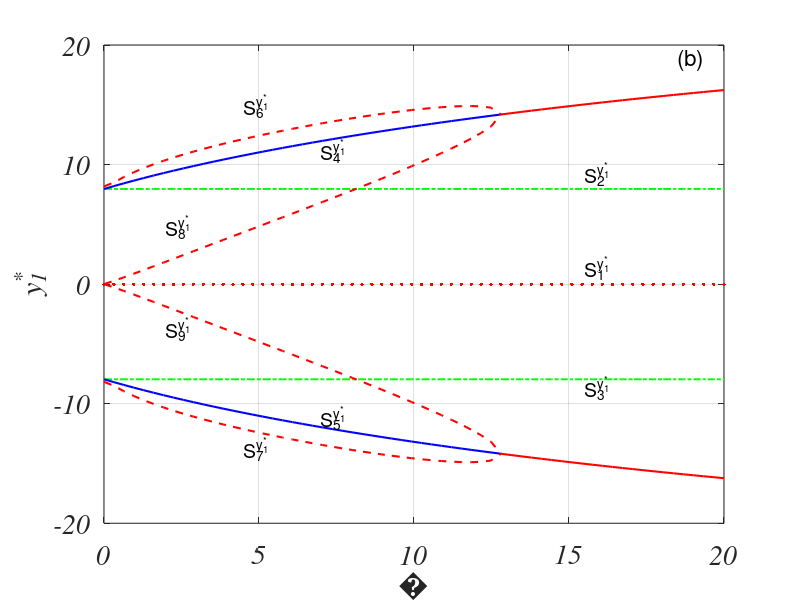

Write the MATLAB code that produced this figure.
% This code plots the various y1 components of the fixed point solutions of the coupled system as a
% function of the coupling strength c=Ex=Ez.

clear all
close all 
clc

c=0.0000001:((12.804114685453-0.0000001)/40)+0:12.804114685453; % first semgment of the coupling strength range.  Plotting in piece enable us to change the solution branch colors depending on their nature.
% c=-5:((0+5)/30):0;
% c=0.0000001:(0.00444-0.0000001)/10:0.00444;
% c=12.804114685453:((20-12.804114685453)/30)+0:20; % second segment of the coupling strength range.
% cp=c;
sol1=zeros(length(c),1);
sol2=zeros(length(c),1);
sol3=zeros(length(c),1);
sol4=zeros(length(c),1);
sol5=zeros(length(c),1);
sol6=zeros(length(c),1);
sol7=zeros(length(c),1);
sol8=zeros(length(c),1);
sol9=zeros(length(c),1);

for k=1:length(c)
    
% syms x1 y1 z1 x2 y2 z2 Ex Ez 
% eqn1=10*(y1-x1)+c(k)*(x2-x1)==0;
% eqn2=24.76*x1-y1-x1*z1==0;
% eqn3=-(8/3)*z1+x1*y1+c(k)*(z2-z1)==0;
% eqn4=10*(y2-x2)+c(k)*(x1-x2)==0;
% eqn5=24.76*x2-y2-x2*z2==0;
% eqn6=-(8/3)*z2+x2*y2+c(k)*(z1-z2)==0;
% 
% S=solve([eqn1,eqn2,eqn3,eqn4,eqn5,eqn6],[x1,y1,z1,x2,y2,z2]);
% S.x1;
% S.y1;
% S.z1;
% S.x2;
% S.y2;
% S.z2;
% solutions=[S.x1,S.y1,S.z1,S.x2,S.y2,S.z2];
% sol1(k,1)=solutions(3,2);
% sol2(k,1)=solutions(2,2);
% sol3(k,1)=solutions(1,2);
% sol4(k,1)=solutions(4,2);
% sol5(k,1)=solutions(5,2);
% sol6(k,1)=solutions(6,2);
% sol7(k,1)=solutions(8,2);
% sol8(k,1)=solutions(7,2);
% sol9(k,1)=solutions(9,2);


sol1(k,1)=(12*11^(1/2))/5;
sol2(k,1)=-(12*11^(1/2))/5;
sol3(k,1)=0;
sol4(k,1)=0.5*(-0.085333333333333333333333333333333*(c(k) + 5.0)*(5.0*c(k) - 594.0))^(1/2);
sol5(k,1)=-0.5*(-0.085333333333333333333333333333333*(c(k) + 5.0)*(5.0*c(k) - 594.0))^(1/2);
sol6(k,1)=(0.5*(75.0*c(k)^4 + 19921.0*c(k)^3 + 333830.0*c(k)^2 + 1593800.0*c(k) + 2376000.0)*((0.021333333333333333333333333333333*(3.0*c(k) + 4.0)*((200.0*(40192.0*c(k) - 25.0*(0.0064*(75.0*c(k)^2 + 2476.0*c(k) + 23760.0)*(- 15.0*c(k)^3 - 115.0*c(k)^2 + 2076.0*c(k) + 23760.0))^(1/2) + 3414.0*c(k)^2 + 47520.0))/(3.0*c(k)^2 + 38.0*c(k) + 80.0) - 89100.0*c(k) - 14969.0*c(k)^2 + 75.0*c(k)^3 + (15.0*c(k)^2*(40192.0*c(k) - 25.0*(0.0064*(75.0*c(k)^2 + 2476.0*c(k) + 23760.0)*(- 15.0*c(k)^3 - 115.0*c(k)^2 + 2076.0*c(k) + 23760.0))^(1/2) + 3414.0*c(k)^2 + 47520.0))/(3.0*c(k)^2 + 38.0*c(k) + 80.0) + (115.0*c(k)*(40192.0*c(k) - 25.0*(0.0064*(75.0*c(k)^2 + 2476.0*c(k) + 23760.0)*(- 15.0*c(k)^3 - 115.0*c(k)^2 + 2076.0*c(k) + 23760.0))^(1/2) + 3414.0*c(k)^2 + 47520.0))/(3.0*c(k)^2 + 38.0*c(k) + 80.0)))/((c(k) + 10.0)*(3.0*c(k) + 8.0)))^(1/2))/(c(k)*(c(k) + 10.0)*(75.0*c(k)^2 + 2851.0*c(k) + 24760.0)) - (2.5*(3.0*c(k)^2 + 23.0*c(k) + 40.0)*(40192.0*c(k) - 25.0*(0.0064*(75.0*c(k)^2 + 2476.0*c(k) + 23760.0)*(- 15.0*c(k)^3 - 115.0*c(k)^2 + 2076.0*c(k) + 23760.0))^(1/2) + 3414.0*c(k)^2 + 47520.0)*((0.021333333333333333333333333333333*(3.0*c(k) + 4.0)*((200.0*(40192.0*c(k) - 25.0*(0.0064*(75.0*c(k)^2 + 2476.0*c(k) + 23760.0)*(- 15.0*c(k)^3 - 115.0*c(k)^2 + 2076.0*c(k) + 23760.0))^(1/2) + 3414.0*c(k)^2 + 47520.0))/(3.0*c(k)^2 + 38.0*c(k) + 80.0) - 89100.0*c(k) - 14969.0*c(k)^2 + 75.0*c(k)^3 + (15.0*c(k)^2*(40192.0*c(k) - 25.0*(0.0064*(75.0*c(k)^2 + 2476.0*c(k) + 23760.0)*(- 15.0*c(k)^3 - 115.0*c(k)^2 + 2076.0*c(k) + 23760.0))^(1/2) + 3414.0*c(k)^2 + 47520.0))/(3.0*c(k)^2 + 38.0*c(k) + 80.0) + (115.0*c(k)*(40192.0*c(k) - 25.0*(0.0064*(75.0*c(k)^2 + 2476.0*c(k) + 23760.0)*(- 15.0*c(k)^3 - 115.0*c(k)^2 + 2076.0*c(k) + 23760.0))^(1/2) + 3414.0*c(k)^2 + 47520.0))/(3.0*c(k)^2 + 38.0*c(k) + 80.0)))/((c(k) + 10.0)*(3.0*c(k) + 8.0)))^(1/2))/(c(k)*(3.0*c(k)^2 + 38.0*c(k) + 80.0)*(75.0*c(k)^2 + 2851.0*c(k) + 24760.0));
sol7(k,1)=(2.5*(3.0*c(k)^2 + 23.0*c(k) + 40.0)*(40192.0*c(k) - 25.0*(0.0064*(75.0*c(k)^2 + 2476.0*c(k) + 23760.0)*(- 15.0*c(k)^3 - 115.0*c(k)^2 + 2076.0*c(k) + 23760.0))^(1/2) + 3414.0*c(k)^2 + 47520.0)*((0.021333333333333333333333333333333*(3.0*c(k) + 4.0)*((200.0*(40192.0*c(k) - 25.0*(0.0064*(75.0*c(k)^2 + 2476.0*c(k) + 23760.0)*(- 15.0*c(k)^3 - 115.0*c(k)^2 + 2076.0*c(k) + 23760.0))^(1/2) + 3414.0*c(k)^2 + 47520.0))/(3.0*c(k)^2 + 38.0*c(k) + 80.0) - 89100.0*c(k) - 14969.0*c(k)^2 + 75.0*c(k)^3 + (15.0*c(k)^2*(40192.0*c(k) - 25.0*(0.0064*(75.0*c(k)^2 + 2476.0*c(k) + 23760.0)*(- 15.0*c(k)^3 - 115.0*c(k)^2 + 2076.0*c(k) + 23760.0))^(1/2) + 3414.0*c(k)^2 + 47520.0))/(3.0*c(k)^2 + 38.0*c(k) + 80.0) + (115.0*c(k)*(40192.0*c(k) - 25.0*(0.0064*(75.0*c(k)^2 + 2476.0*c(k) + 23760.0)*(- 15.0*c(k)^3 - 115.0*c(k)^2 + 2076.0*c(k) + 23760.0))^(1/2) + 3414.0*c(k)^2 + 47520.0))/(3.0*c(k)^2 + 38.0*c(k) + 80.0)))/((c(k) + 10.0)*(3.0*c(k) + 8.0)))^(1/2))/(c(k)*(3.0*c(k)^2 + 38.0*c(k) + 80.0)*(75.0*c(k)^2 + 2851.0*c(k) + 24760.0)) - (0.5*(75.0*c(k)^4 + 19921.0*c(k)^3 + 333830.0*c(k)^2 + 1593800.0*c(k) + 2376000.0)*((0.021333333333333333333333333333333*(3.0*c(k) + 4.0)*((200.0*(40192.0*c(k) - 25.0*(0.0064*(75.0*c(k)^2 + 2476.0*c(k) + 23760.0)*(- 15.0*c(k)^3 - 115.0*c(k)^2 + 2076.0*c(k) + 23760.0))^(1/2) + 3414.0*c(k)^2 + 47520.0))/(3.0*c(k)^2 + 38.0*c(k) + 80.0) - 89100.0*c(k) - 14969.0*c(k)^2 + 75.0*c(k)^3 + (15.0*c(k)^2*(40192.0*c(k) - 25.0*(0.0064*(75.0*c(k)^2 + 2476.0*c(k) + 23760.0)*(- 15.0*c(k)^3 - 115.0*c(k)^2 + 2076.0*c(k) + 23760.0))^(1/2) + 3414.0*c(k)^2 + 47520.0))/(3.0*c(k)^2 + 38.0*c(k) + 80.0) + (115.0*c(k)*(40192.0*c(k) - 25.0*(0.0064*(75.0*c(k)^2 + 2476.0*c(k) + 23760.0)*(- 15.0*c(k)^3 - 115.0*c(k)^2 + 2076.0*c(k) + 23760.0))^(1/2) + 3414.0*c(k)^2 + 47520.0))/(3.0*c(k)^2 + 38.0*c(k) + 80.0)))/((c(k) + 10.0)*(3.0*c(k) + 8.0)))^(1/2))/(c(k)*(c(k) + 10.0)*(75.0*c(k)^2 + 2851.0*c(k) + 24760.0));
sol8(k,1)=(0.5*(75.0*c(k)^4 + 19921.0*c(k)^3 + 333830.0*c(k)^2 + 1593800.0*c(k) + 2376000.0)*((0.021333333333333333333333333333333*(3.0*c(k) + 4.0)*((200.0*(40192.0*c(k) + 25.0*(0.0064*(75.0*c(k)^2 + 2476.0*c(k) + 23760.0)*(- 15.0*c(k)^3 - 115.0*c(k)^2 + 2076.0*c(k) + 23760.0))^(1/2) + 3414.0*c(k)^2 + 47520.0))/(3.0*c(k)^2 + 38.0*c(k) + 80.0) - 89100.0*c(k) - 14969.0*c(k)^2 + 75.0*c(k)^3 + (15.0*c(k)^2*(40192.0*c(k) + 25.0*(0.0064*(75.0*c(k)^2 + 2476.0*c(k) + 23760.0)*(- 15.0*c(k)^3 - 115.0*c(k)^2 + 2076.0*c(k) + 23760.0))^(1/2) + 3414.0*c(k)^2 + 47520.0))/(3.0*c(k)^2 + 38.0*c(k) + 80.0) + (115.0*c(k)*(40192.0*c(k) + 25.0*(0.0064*(75.0*c(k)^2 + 2476.0*c(k) + 23760.0)*(- 15.0*c(k)^3 - 115.0*c(k)^2 + 2076.0*c(k) + 23760.0))^(1/2) + 3414.0*c(k)^2 + 47520.0))/(3.0*c(k)^2 + 38.0*c(k) + 80.0)))/((c(k) + 10.0)*(3.0*c(k) + 8.0)))^(1/2))/(c(k)*(c(k) + 10.0)*(75.0*c(k)^2 + 2851.0*c(k) + 24760.0)) - (2.5*(3.0*c(k)^2 + 23.0*c(k) + 40.0)*(40192.0*c(k) + 25.0*(0.0064*(75.0*c(k)^2 + 2476.0*c(k) + 23760.0)*(- 15.0*c(k)^3 - 115.0*c(k)^2 + 2076.0*c(k) + 23760.0))^(1/2) + 3414.0*c(k)^2 + 47520.0)*((0.021333333333333333333333333333333*(3.0*c(k) + 4.0)*((200.0*(40192.0*c(k) + 25.0*(0.0064*(75.0*c(k)^2 + 2476.0*c(k) + 23760.0)*(- 15.0*c(k)^3 - 115.0*c(k)^2 + 2076.0*c(k) + 23760.0))^(1/2) + 3414.0*c(k)^2 + 47520.0))/(3.0*c(k)^2 + 38.0*c(k) + 80.0) - 89100.0*c(k) - 14969.0*c(k)^2 + 75.0*c(k)^3 + (15.0*c(k)^2*(40192.0*c(k) + 25.0*(0.0064*(75.0*c(k)^2 + 2476.0*c(k) + 23760.0)*(- 15.0*c(k)^3 - 115.0*c(k)^2 + 2076.0*c(k) + 23760.0))^(1/2) + 3414.0*c(k)^2 + 47520.0))/(3.0*c(k)^2 + 38.0*c(k) + 80.0) + (115.0*c(k)*(40192.0*c(k) + 25.0*(0.0064*(75.0*c(k)^2 + 2476.0*c(k) + 23760.0)*(- 15.0*c(k)^3 - 115.0*c(k)^2 + 2076.0*c(k) + 23760.0))^(1/2) + 3414.0*c(k)^2 + 47520.0))/(3.0*c(k)^2 + 38.0*c(k) + 80.0)))/((c(k) + 10.0)*(3.0*c(k) + 8.0)))^(1/2))/(c(k)*(3.0*c(k)^2 + 38.0*c(k) + 80.0)*(75.0*c(k)^2 + 2851.0*c(k) + 24760.0));
sol9(k,1)=(2.5*(3.0*c(k)^2 + 23.0*c(k) + 40.0)*(40192.0*c(k) + 25.0*(0.0064*(75.0*c(k)^2 + 2476.0*c(k) + 23760.0)*(- 15.0*c(k)^3 - 115.0*c(k)^2 + 2076.0*c(k) + 23760.0))^(1/2) + 3414.0*c(k)^2 + 47520.0)*((0.021333333333333333333333333333333*(3.0*c(k) + 4.0)*((200.0*(40192.0*c(k) + 25.0*(0.0064*(75.0*c(k)^2 + 2476.0*c(k) + 23760.0)*(- 15.0*c(k)^3 - 115.0*c(k)^2 + 2076.0*c(k) + 23760.0))^(1/2) + 3414.0*c(k)^2 + 47520.0))/(3.0*c(k)^2 + 38.0*c(k) + 80.0) - 89100.0*c(k) - 14969.0*c(k)^2 + 75.0*c(k)^3 + (15.0*c(k)^2*(40192.0*c(k) + 25.0*(0.0064*(75.0*c(k)^2 + 2476.0*c(k) + 23760.0)*(- 15.0*c(k)^3 - 115.0*c(k)^2 + 2076.0*c(k) + 23760.0))^(1/2) + 3414.0*c(k)^2 + 47520.0))/(3.0*c(k)^2 + 38.0*c(k) + 80.0) + (115.0*c(k)*(40192.0*c(k) + 25.0*(0.0064*(75.0*c(k)^2 + 2476.0*c(k) + 23760.0)*(- 15.0*c(k)^3 - 115.0*c(k)^2 + 2076.0*c(k) + 23760.0))^(1/2) + 3414.0*c(k)^2 + 47520.0))/(3.0*c(k)^2 + 38.0*c(k) + 80.0)))/((c(k) + 10.0)*(3.0*c(k) + 8.0)))^(1/2))/(c(k)*(3.0*c(k)^2 + 38.0*c(k) + 80.0)*(75.0*c(k)^2 + 2851.0*c(k) + 24760.0)) - (0.5*(75.0*c(k)^4 + 19921.0*c(k)^3 + 333830.0*c(k)^2 + 1593800.0*c(k) + 2376000.0)*((0.021333333333333333333333333333333*(3.0*c(k) + 4.0)*((200.0*(40192.0*c(k) + 25.0*(0.0064*(75.0*c(k)^2 + 2476.0*c(k) + 23760.0)*(- 15.0*c(k)^3 - 115.0*c(k)^2 + 2076.0*c(k) + 23760.0))^(1/2) + 3414.0*c(k)^2 + 47520.0))/(3.0*c(k)^2 + 38.0*c(k) + 80.0) - 89100.0*c(k) - 14969.0*c(k)^2 + 75.0*c(k)^3 + (15.0*c(k)^2*(40192.0*c(k) + 25.0*(0.0064*(75.0*c(k)^2 + 2476.0*c(k) + 23760.0)*(- 15.0*c(k)^3 - 115.0*c(k)^2 + 2076.0*c(k) + 23760.0))^(1/2) + 3414.0*c(k)^2 + 47520.0))/(3.0*c(k)^2 + 38.0*c(k) + 80.0) + (115.0*c(k)*(40192.0*c(k) + 25.0*(0.0064*(75.0*c(k)^2 + 2476.0*c(k) + 23760.0)*(- 15.0*c(k)^3 - 115.0*c(k)^2 + 2076.0*c(k) + 23760.0))^(1/2) + 3414.0*c(k)^2 + 47520.0))/(3.0*c(k)^2 + 38.0*c(k) + 80.0)))/((c(k) + 10.0)*(3.0*c(k) + 8.0)))^(1/2))/(c(k)*(c(k) + 10.0)*(75.0*c(k)^2 + 2851.0*c(k) + 24760.0));
 
end

% save FPy sol1p sol2p sol3p sol4p sol5p sol6p sol7p sol8p sol9p cp     % These save solution values of y1 when c=12.8--20.
load FPy                                                                % FPy contains the solution values of y1 for c=12.8--20.

plot(c,sol1, '-.g', 'LineWidth',1.4)
hold on
plot(c,sol2, '-.g', 'LineWidth',1.4)
plot(c,sol3, '.r', 'MarkerSize',8.0)
plot(c,sol4, '-b', 'LineWidth',1.5)
plot(c,sol5, '-b', 'LineWidth',1.5)
plot(c,sol6, '--r', 'LineWidth',1.5)
plot(c,sol7, '--r', 'LineWidth',1.5)
plot(c,sol8, '--r', 'LineWidth',1.5)
plot(c,sol9, '--r', 'LineWidth',1.5)

plot(cp,sol1p, '-.g', 'LineWidth',1.4)
plot(cp,sol2p, '-.g', 'LineWidth',1.4)
plot(cp,sol3p, '.r', 'MarkerSize',8.0)
plot(cp,sol4p, '-r', 'LineWidth',1.5)
plot(cp,sol5p, '-r', 'LineWidth',1.5)
set(gca,'FontSize',20,'FontName','Times','fontangle','italic')
xlabel([char(949)])
ylabel('y_1^*')  
set(gca,'YTick',-20:10:20)
set(gca,'XTick',0:5:20)
text(15.5,1.4,'S_1^{y_1^*}','FontSize',14)
text(15.5,9.3,'S_2^{y_1^*}','FontSize',14)
text(15.5,-8.6,'S_3^{y_1^*}','FontSize',14)
text(7,11.2,'S_4^{y_1^*}','FontSize',14)
text(7,-11.1,'S_5^{y_1^*}','FontSize',14)
text(4.5,15,'S_6^{y_1^*}','FontSize',14)
text(4.5,-13.7,'S_7^{y_1^*}','FontSize',14)
text(2,4.9,'S_8^{y_1^*}','FontSize',14)
text(2,-3.7,'S_9^{y_1^*}','FontSize',14)
text(18.5,18.8,'(b)','FontSize',16)
xlim([0 20])
ylim([-20 20])
grid on
hold off
